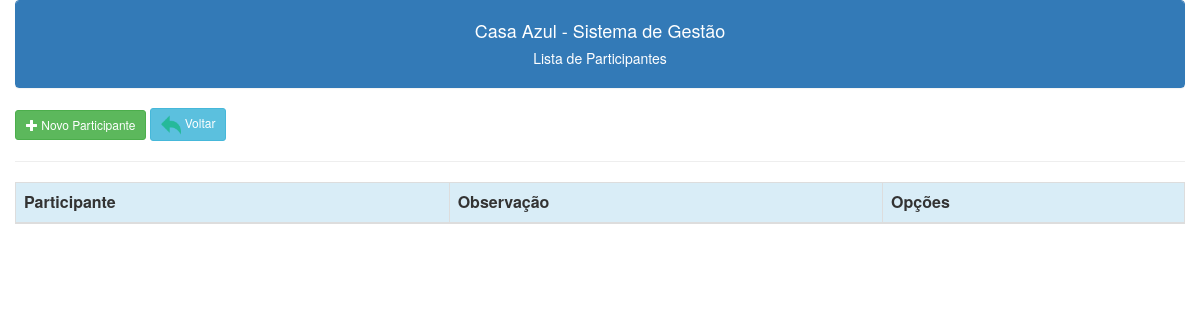
The app's page /atividades/atividades_participantes.php?id=2 (signed in), older data.
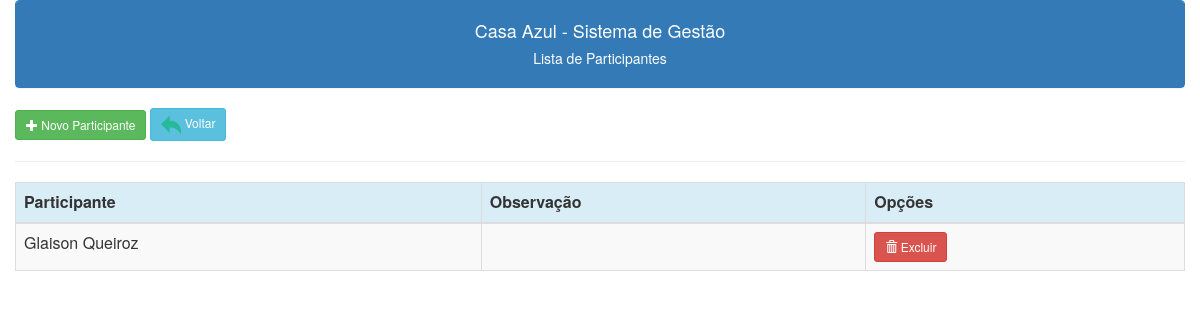
The same page, newer data.
### tables this page shows
CREATE TABLE IF NOT EXISTS `participamentes_atividade` (
  `id` int NOT NULL AUTO_INCREMENT,
  `id_participante` int DEFAULT NULL,
  `id_atividade` int DEFAULT NULL,
  `observacao` blob,
  PRIMARY KEY (`id`),
  KEY `FK_participamentes_atividade_cadastro` (`id_participante`),
  KEY `FK_participamentes_atividade_atividades_realizadas` (`id_atividade`),
  CONSTRAINT `FK_participamentes_atividade_atividades_realizadas` FOREIGN KEY (`id_atividade`) REFERENCES `atividades_realizadas` (`id`),
  CONSTRAINT `FK_participamentes_atividade_cadastro` FOREIGN KEY (`id_participante`) REFERENCES `cadastro` (`id`)
);

CREATE TABLE IF NOT EXISTS `cadastro` (
  `id` int NOT NULL AUTO_INCREMENT,
  `nome` varchar(200) DEFAULT NULL,
  `datanasc` date DEFAULT NULL,
  `identidade` varchar(9) DEFAULT NULL,
  `cpf` varchar(11) DEFAULT NULL,
  `cep` varchar(12) DEFAULT NULL,
  `endereco` varchar(150) DEFAULT NULL,
  `bairro` varchar(120) DEFAULT NULL,
  `cidade` varchar(120) DEFAULT NULL,
  `nomepai` varchar(200) DEFAULT NULL,
  `nomemae` varchar(200) DEFAULT NULL,
  `fone1` varchar(20) DEFAULT NULL,
  `fone2` varchar(20) DEFAULT NULL,
  `fone3` varchar(20) DEFAULT NULL,
  `niss` varchar(11) DEFAULT NULL,
  `email` varchar(150) DEFAULT NULL,
  `data_cadastro` date DEFAULT NULL,
  `numerofilhos` int DEFAULT NULL,
  `sexo` char(1) DEFAULT NULL,
  `genero` char(1) DEFAULT NULL,
  `socio` char(1) DEFAULT NULL,
  `datasocio` date DEFAULT NULL,
  `observacao` blob,
  PRIMARY KEY (`id`)
);

### atividades/atividades_participantes.php (the view, shortened to what this page needs)
<?php
include("../conexao.php");
include("../links.php");
if (isset($_GET['id'])) {
    $id_atividade = $_GET['id'];
} else {
    $id_atividade = $_SESSION['id_atividade'];
}
$c_sql2 = "select participamentes_atividade.id, cadastro.NOME AS participante,
    participamentes_atividade.observacao
    from participamentes_atividade
    JOIN cadastro ON participamentes_atividade.id_participante = cadastro.ID
    where participamentes_atividade.id_atividade = $id_atividade";
$result2 = $conection->query($c_sql2);
?>
<!DOCTYPE html>
<html lang="en">
<head>
    <link rel="stylesheet" href="/smedweb/css/basico.css">
</head>
<body>
    <div class="container-fluid">
        <div class="panel panel-primary class">
            <div class="panel-heading text-center">
                <h4>Casa Azul - Sistema de Gestão</h4>
                <h5>Lista de Participantes<h5>
            </div>
        </div>
        <button type="button" title="Inclusão de Novo Participante" class="btn btn-success btn-sm" data-toggle="modal" data-target="#novoModal"><span class="glyphicon glyphicon-plus"></span>
            Novo Participante
        </button>
        <a class="btn btn-info btn-sm" type="button" title="Voltar ao menu" href='/casaazul/atividades/atividades_lista.php'> <img src="\casaazul\images\voltar.png" alt="" width="20" height="20"> Voltar</a>
        <hr>
        <table class="table display table-striped table-bordered participantes">
            <thead class="thead">
                <tr class="info">
                    <th scope="col">Participante</th>
                    <th scope="col">Observação</th>
                    <th scope="col">Opções</th>
                </tr>
            </thead>
            <tbody>
                <?php
                if (!empty($c_sql2)) {
                    while ($c_linha2 = $result2->fetch_assoc()) {
                        echo "
                                    <tr>
                                    <td>$c_linha2[participante]</td>
                                    <td>$c_linha2[observacao]</td>
                                    <td>
                                    <a class='btn btn-danger btn-sm' href='javascript:func()'onclick='confirmacao($c_linha2[id])'><span class='glyphicon glyphicon-trash'></span> Excluir</a>
                                    </td>
                                    </tr>
                                    ";
                    }
                }
                ?>
            </tbody>
        </table>
    </div>
</body>
</html>

Row changes from the older to the newer data that the page shows:
added participamentes_atividade: id_participante.nome "Glaison Queiroz"
